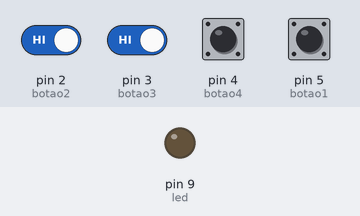
A sketch run on a simulated Arduino Uno, built with avr-gcc and run on an emulated ATmega328P. Parts: output pins drawn as LEDs (lit = HIGH). The test bench sets the inputs (shaded band); at power-on: pin 2 (botao2), pin 3 (botao3), pin 4 (botao4), pin 5 (botao1) HIGH.

Above: at 1.2 s.
1.3 s: pin 2 (botao2) driven LOW and pin 3 (botao3) driven LOW
At 2.3 s:
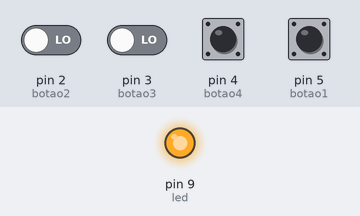
2.8 s: pin 2 (botao2) driven HIGH
At 3.4 s:
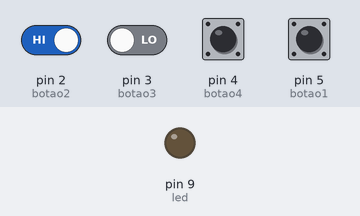
4.3 s: pin 2 (botao2) driven LOW
At 5.7 s:
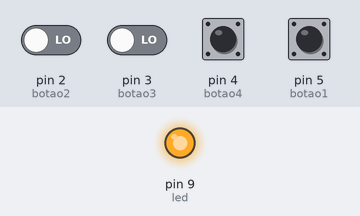
Timing chart, 0 to 7.3 s (numbered marks = the images above; inputs shaded):
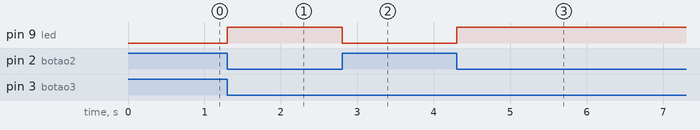

The sketch:

Experimento_entrada_quadrupla.ino
```cpp
// Definições dos pinos
const int botao1 = 5;
const int botao2 = 2;
const int botao3 = 3;
const int botao4 = 4;
const int led = 9;

void setup() {
  pinMode(botao1, INPUT_PULLUP); // Botão 1 como entrada com pull-up
  pinMode(botao2, INPUT_PULLUP); // Botão 2 como entrada com pull-up
  pinMode(botao3, INPUT_PULLUP); // Botão 3 como entrada com pull-up
  pinMode(botao4, INPUT_PULLUP); // Botão 4 como entrada com pull-up
  pinMode(led, OUTPUT);          // LED como saída
}

void loop() {
  int estadoBotao1 = digitalRead(botao1); // Lê botão 1
  int estadoBotao2 = digitalRead(botao2); // Lê botão 2
  int estadoBotao3 = digitalRead(botao3); // Lê botão 3
  int estadoBotao4 = digitalRead(botao4); // Lê botão 4

  int pressionados = 0; // Contador de botões pressionados

  // Conta quantos botões estão pressionados (LOW)
  if (estadoBotao1 == LOW) pressionados++;
  if (estadoBotao2 == LOW) pressionados++;
  if (estadoBotao3 == LOW) pressionados++;
  if (estadoBotao4 == LOW) pressionados++;

  // Acende LED se exatamente dois botões forem pressionados
  if (pressionados == 2) {
    digitalWrite(led, HIGH); // Acende o LED
  } else {
    digitalWrite(led, LOW);  // Apaga o LED
  }
}
```

Measured:
- after the input at 1.3 s, pin 9 (led): LOW → HIGH at once
- after the input at 2.8 s, pin 9 (led): HIGH → LOW at once
- after the input at 4.3 s, pin 9 (led): LOW → HIGH at once
